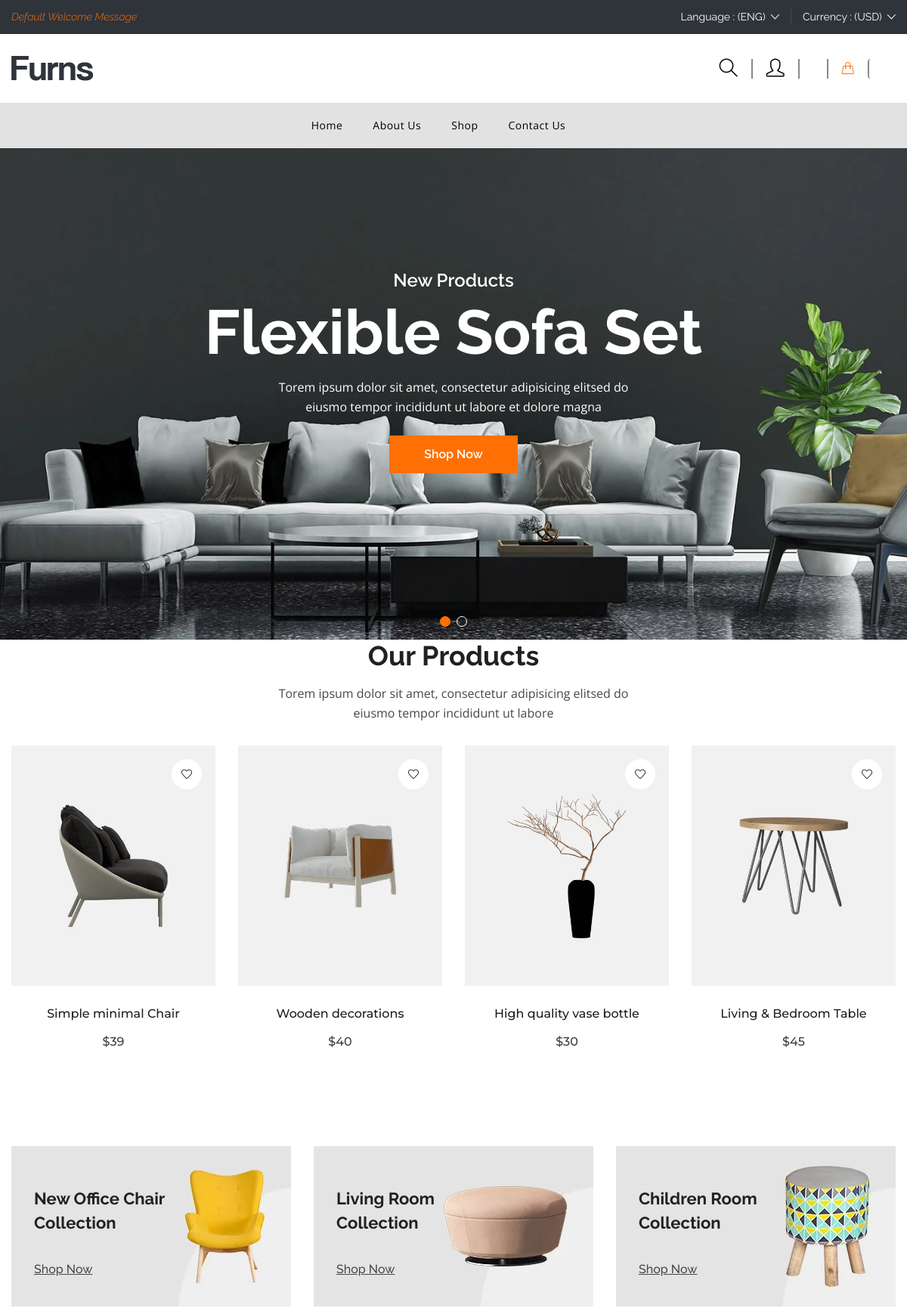
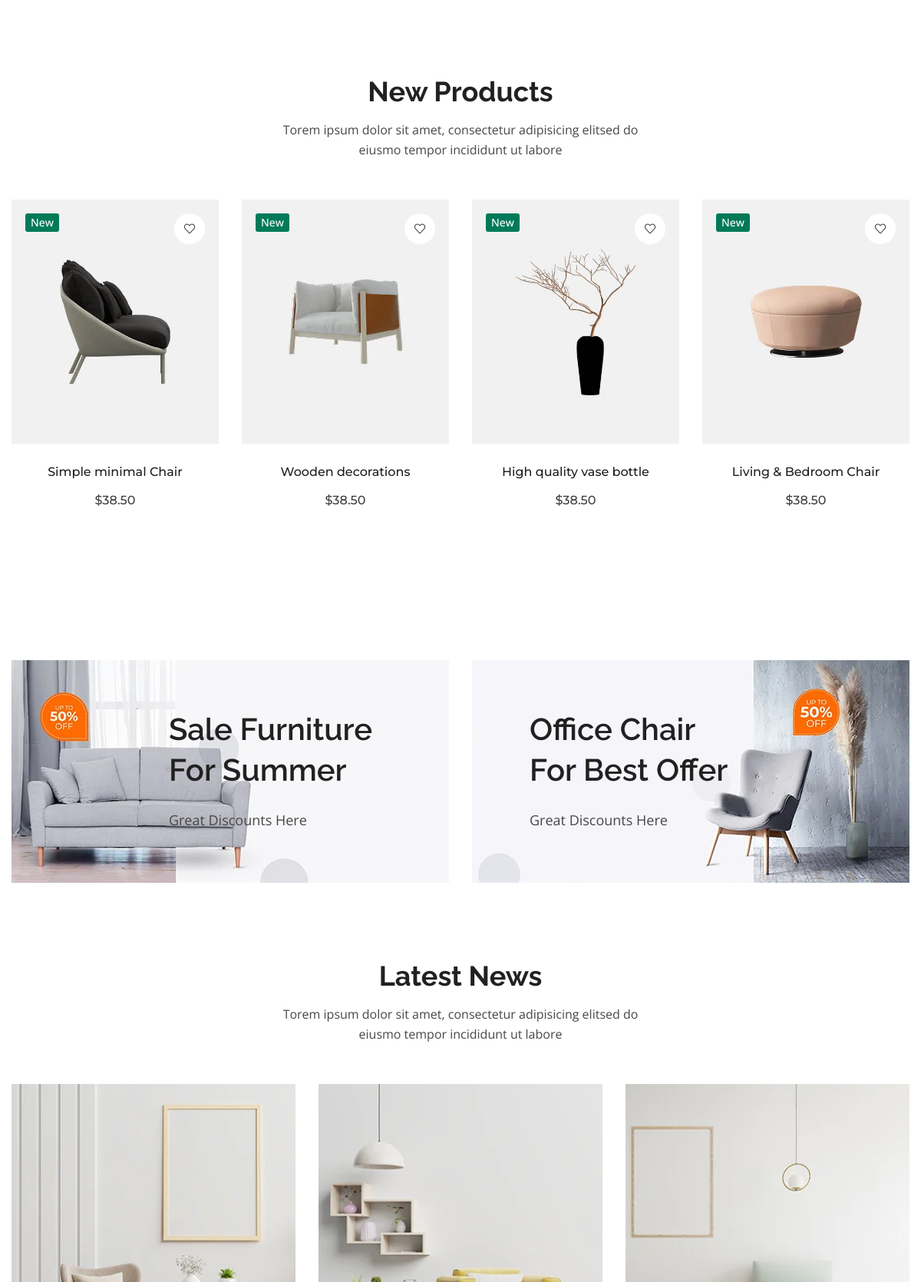
The page / (upper part) on the database its author committed (2 pictures, top to bottom).
### store/models.py (models this page shows, shortened)
class Product(models.Model):
    name = models.CharField(max_length=100, unique=True)
    slug = models.SlugField(max_length=100, unique=True)
    description = models.TextField(max_length=500, blank=True)
    price = models.IntegerField()
    image = models.ImageField(upload_to = 'photoes/products')
    image_1 = models.ImageField(upload_to = 'photoes/products', default = None , null = True)
    stock = models.IntegerField(default=100)
    is_available = models.BooleanField(default=True)
    category = models.ForeignKey(Category, on_delete=models.CASCADE)
    created_date = models.DateTimeField(auto_now_add=True)
    modified_date = models.DateTimeField(auto_now=True)

### mebel/views.py (the view)
# urls.py: 2. Add a URL to urlpatterns:  path('', views.home, name='home')
def home(request):
    products = Product.objects.filter(is_available=True)
    context = {
        'products': products
    }
    return render(request, 'home.html', context)

### templates/home.html (shortened to what this page needs)
{% extends 'base.html' %}
{% load static %}
{% block content %}
     <div class="section ">
        <div class="hero-slider swiper-container slider-nav-style-1 slider-dot-style-1 dot-color-white">
            <div class="swiper-wrapper">
                <div class="hero-slide-item slider-height-2 swiper-slide d-flex">
                    <div class="hero-bg-image">
                        <img src="{% static '/images/slider-image/slider-2-1.webp' %}" alt="">
                    </div>
                    <div class="container align-self-center">
                        <div class="row justify-content-center">
                            <div class="col-md-8 offset-2 align-self-center m-auto">
                                <div class="hero-slide-content hero-slide-content-2 slider-animated-1 text-center">
                                    <span class="category">New Products</span>
                                    <h2 class="title-1">Flexible Sofa Set</h2>
                                    <p class="w-100">Torem ipsum dolor sit amet, consectetur adipisicing elitsed do eiusmo tempor incididunt ut labore et dolore magna</p>
                                    <a href="{% url 'store'%}" class="btn btn-lg btn-primary btn-hover-dark mt-5">Shop Now</a>
                                </div>
                            </div>
                        </div>
                    </div>
                </div>
                <div class="hero-slide-item slider-height-2 swiper-slide d-flex text-center">
                    <div class="container align-self-center">
                        <div class="row justify-content-center">
                            <div class="col-md-8 offset-2 align-self-center m-auto">
                                <div class="hero-slide-content hero-slide-content-2 slider-animated-1">
                                </div>
                            </div>
                        </div>
                    </div>
                </div>
            </div>
            <div class="swiper-pagination swiper-pagination-white"></div>
        </div>
    </div>
    <div class="section product-tab-area">
        <div class="container">
            <div class="row">
                <div class="col-md-12 text-center" data-aos="fade-up">
                    <div class="section-title mb-0">
                        <h2 class="title">Our Products</h2>
                        <p class="sub-title mb-6">Torem ipsum dolor sit amet, consectetur adipisicing elitsed do eiusmo tempor incididunt ut labore</p>
                    </div>
                </div>
            </div>
            <div class="row">
                <div class="col">
                    <div class="tab-content">
                        <div class="tab-pane fade show active" id="tab-product-new-arrivals">
                            <div class="row">
                                {% for product in products %}
                                <div class="col-lg-3 col-md-6 col-sm-6 col-xs-6 mb-6" data-aos="fade-up" data-aos-delay="400">
                                    <div class="product">
                                        <div class="thumb">
                                            <a href="{% url 'store'%}" class="image">
                                                <img src="{{product.image.url}}" alt="Product" />
                                            </a>
                                            <div class="actions">
                                                <a href="#" class="action wishlist" title="Wishlist"><i
                                                        class="icon-heart"></i></a>
                                            </div>
                                        </div>
                                        <div class="content">
                                            <h5 class="title"><a href="{% url 'store'%}">{{product.name}}</a></h5>
                                            <span class="price">
                                                <span class="new">${{product.price}}</span>
                                            </span>
                                        </div>
                                    </div>
                                </div>
                                {% endfor %}
                            </div>
                        </div>
                    </div>
                </div>
            </div>
        </div>
    </div>
      <div class="section pb-100px pt-100px">
        <div class="container">
            <div class="row">
                <div class="col-lg-4 col-12 mb-md-30px mb-lm-30px" data-aos="fade-up" data-aos-delay="200">
                    <div class="banner-2">
                        <img src="{% static '/images/banner/5.webp' %}" alt="" />
                        <div class="info justify-content-start">
                            <div class="content align-self-center">
                                <h3 class="title">
                                    New Office Chair <br /> Collection
                                </h3>
                                <a href="{% url 'store'%}" class="shop-link">Shop Now</a>
                            </div>
                        </div>
                    </div>
                </div>
                <div class="col-lg-4 col-12 mb-md-30px mb-lm-30px" data-aos="fade-up" data-aos-delay="400">
                    <div class="banner-2">
                        <img src="{% static '/images/banner/6.webp' %}" alt="" />
                        <div class="info justify-content-start">
                            <div class="content align-self-center">
                                <h3 class="title">
                                    Living Room <br /> Collection </h3>
                                <a href="{% url 'store'%}" class="shop-link">Shop Now</a>
                            </div>
                        </div>
                    </div>
                </div>
                <div class="col-lg-4 col-12" data-aos="fade-up" data-aos-delay="600">
                    <div class="banner-2">
                        <img src="{% static '/images/banner/7.webp' %}" alt="" />
                        <div class="info justify-content-start">
                            <div class="content align-self-center">
                                <h3 class="title">
                                    Children Room <br /> Collection
                                </h3>
                                <a href="{% url 'store'%}" class="shop-link">Shop Now</a>
                            </div>
                        </div>
                    </div>
                </div>
            </div>
        </div>
    </div>
    <div class="section pb-100px">
        <div class="container">
            <div class="row">
                <div class="col-md-12" data-aos="fade-up">
                    <div class="section-title text-center mb-11">
                        <h2 class="title">New Products</h2>
                        <p class="sub-title">Torem ipsum dolor sit amet, consectetur adipisicing elitsed do eiusmo tempor incididunt ut labore
                        </p>
                    </div>
                </div>
            </div>
            <div class="new-product-slider swiper-container slider-nav-style-1" data-aos="fade-up" data-aos-delay="200">
                <div class="new-product-wrapper swiper-wrapper">
                    <div class="new-product-item swiper-slide">
                        <div class="product">
                            <div class="thumb">
                                <a href="{% url 'store'%}" class="image">
                                    <img src="{% static '/images/product-image/1.webp' %}" alt="Product" />
                                </a>
                                <span class="badges">
                                    <span class="new">New</span>
                                </span>
                                <div class="actions">
                                    <a href="#" class="action wishlist" title="Wishlist"><i
                                            class="icon-heart"></i></a>
                                </div>
                            </div>
                            <div class="content">
                                <h5 class="title"><a href="#">Simple minimal Chair </a></h5>
                                <span class="price">
                                    <span class="new">$38.50</span>
                                </span>
                            </div>
                        </div>
                    </div>
                    <div class="new-product-item swiper-slide">
                        <div class="product">
                            <div class="thumb">
                                <a href="{% url 'store'%}" class="image">
                                    <img src="{% static '/images/product-image/3.webp' %}" alt="Product" />
                                </a>
                                <span class="badges">
                                    <span class="new">New</span>
                                </span>
                                <div class="actions">
                                    <a href="#" class="action wishlist" title="Wishlist"><i
                                            class="icon-heart"></i></a>
                                </div>
                            </div>
                            <div class="content">
                                <h5 class="title"><a href="#">Wooden decorations</a></h5>
                                <span class="price">
                                    <span class="new">$38.50</span>
                                </span>
                            </div>
                        </div>
                    </div>
                    <div class="new-product-item swiper-slide">
                        <div class="product">
                            <div class="thumb">
                                <a href="{% url 'store'%}" class="image">
                                    <img src="{% static '/images/product-image/5.webp' %}" alt="Product" />
                                </a>
                                <span class="badges">
                                    <span class="new">New</span>
                                </span>
                                <div class="actions">
                                    <a href="#" class="action wishlist" title="Wishlist"><i
                                            class="icon-heart"></i></a>
                                </div>
                            </div>
                            <div class="content">
                                <h5 class="title"><a href="#">High quality vase bottle</a></h5>
                                <span class="price">
                                    <span class="new">$38.50</span>
                                </span>
                            </div>
                        </div>
                    </div>
                    <div class="new-product-item swiper-slide">
                        <div class="product">
                            <div class="thumb">
                                <a href="{% url 'store'%}" class="image">
                                    <img src="{% static '/images/product-image/7.webp' %}" alt="Product" />
                                </a>
                                <span class="badges">
                                    <span class="new">New</span>
                                </span>
                                <div class="actions">
                                    <a href="#" class="action wishlist" title="Wishlist"><i
                                            class="icon-heart"></i></a>
                                </div>
                            </div>
                            <div class="content">
                                <h5 class="title"><a href="#">Living & Bedroom Chair</a></h5>
                                <span class="price">
                                    <span class="new">$38.50</span>
                                </span>
                            </div>
                        </div>
                    </div>
                </div>
            </div>
        </div>
    </div>
        <div class="section pb-100px pt-100px">
            <div class="container-fluid">
                <div class="row">
                    <div class="col-lg-6 col-md-6 col-12 mb-lm-30px" data-aos="fade-up" data-aos-delay="200">
                        <a href="{% url 'store'%}" class="banner-3">
                            <img src="{% static '/images/banner/1.webp' %}" alt="" />
                            <div class="info justify-content-end">
                                <div class="content align-self-center">
                                    <h3 class="title">
                                        Sale Furniture <br /> For Summer
                                    </h3>
                                    <p>Great Discounts Here</p>
                                </div>
                            </div>
                        </a>
                    </div>
                    <div class="col-lg-6 col-md-6 col-12" data-aos="fade-up" data-aos-delay="200">
                        <a href="{% url 'store'%}" class="banner-3">
                            <img src="{% static '/images/banner/2.webp' %}" alt="" />
                            <div class="info justify-content-start">
                                <div class="content align-self-center">
                                    <h3 class="title">
                                        Office Chair <br /> For Best Offer</h3>
                                    <p>Great Discounts Here</p>
                                </div>
                            </div>
                        </a>
                    </div>
                </div>
            </div>
        </div>
    <div class="main-blog-area pb-100px">
        <div class="container">
            <div class="row">
                <div class="col-md-12" data-aos="fade-up">
                    <div class="section-title text-center mb-11">
                        <h2 class="title">Latest News</h2>
                        <p class="sub-title">Torem ipsum dolor sit amet, consectetur adipisicing elitsed do eiusmo tempor incididunt ut labore
                        </p>
                    </div>
                </div>
            </div>
            <div class="blog-slider swiper-container slider-nav-style-1" data-aos="fade-up" data-aos-delay="200">
                <div class="swiper-wrapper">
                    <div class="single-blog swiper-slide">
                        <div class="blog-image">
                            <img src="{% static '/images/blog-image/1.webp' %}" class="img-responsive w-100" alt="">
                        </div>
                    </div>
                    <div class="single-blog swiper-slide">
                        <div class="blog-image">
                            <img src="{% static '/images/blog-image/2.webp' %}" class="img-responsive w-100" alt="">
                        </div>
                    </div>
                    <div class="single-blog swiper-slide">
                        <div class="blog-image">
                            <img src="{% static '/images/blog-image/3.webp' %}" class="img-responsive w-100" alt="">
                        </div>
                    </div>
                </div>
            </div>
        </div>
    </div>
{% endblock %}

### rows shown on the page
Product: image (picture), name "Simple minimal Chair", price "39"
Product: image (picture), name "Wooden decorations", price "40"
Product: image (picture), name "High quality vase bottle", price "30"
Product: image (picture), name "Living & Bedroom Table", price "45"
